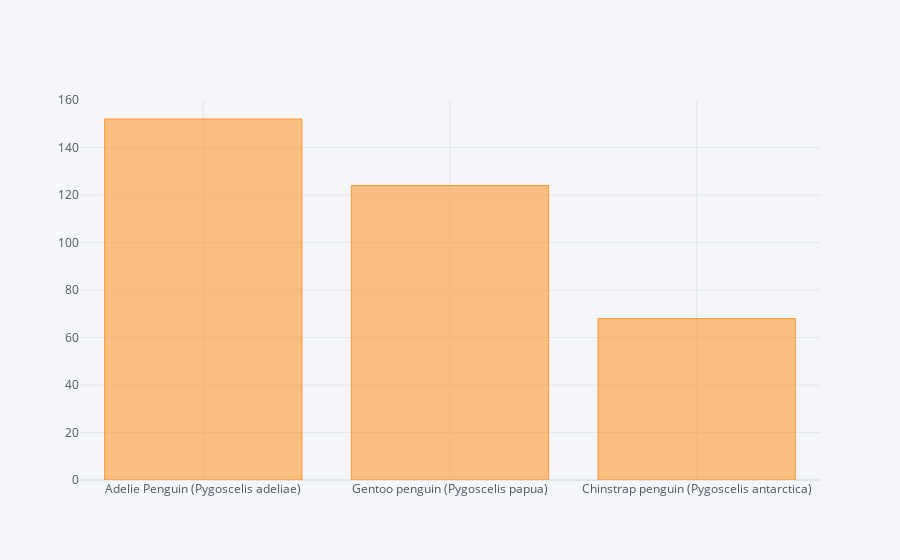

The cell this chart's notebook holds for it:
### Markdown cell above
Unlike, Iris dataset which has equal number of all the species of flowers(50 each), the penguins dataset has different number of samples for each species.

### Code cell
df['Species'].value_counts().iplot(kind='bar')

### Figure 1 — Plotly figure (JSON) as saved in the notebook; plotly's stock layout.template omitted (floating-point values rounded to 4 significant figures)
{"data": [{"marker": {"color": "rgba(255, 153, 51, 0.6)", "line": {"color": "rgba(255, 153, 51, 1.0)", "width": 1}}, "name": "Species", "orientation": "v", "text": "", "type": "bar", "x": ["Adelie Penguin (Pygoscelis adeliae)", "Gentoo penguin (Pygoscelis papua)", "Chinstrap penguin (Pygoscelis antarctica)"], "y": [152, 124, 68]}], "layout": {"legend": {"bgcolor": "#F5F6F9", "font": {"color": "#4D5663"}}, "paper_bgcolor": "#F5F6F9", "plot_bgcolor": "#F5F6F9", "title": {"font": {"color": "#4D5663"}}, "xaxis": {"gridcolor": "#E1E5ED", "showgrid": true, "tickfont": {"color": "#4D5663"}, "title": {"font": {"color": "#4D5663"}, "text": ""}, "zerolinecolor": "#E1E5ED"}, "yaxis": {"gridcolor": "#E1E5ED", "showgrid": true, "tickfont": {"color": "#4D5663"}, "title": {"font": {"color": "#4D5663"}, "text": ""}, "zerolinecolor": "#E1E5ED"}}}
